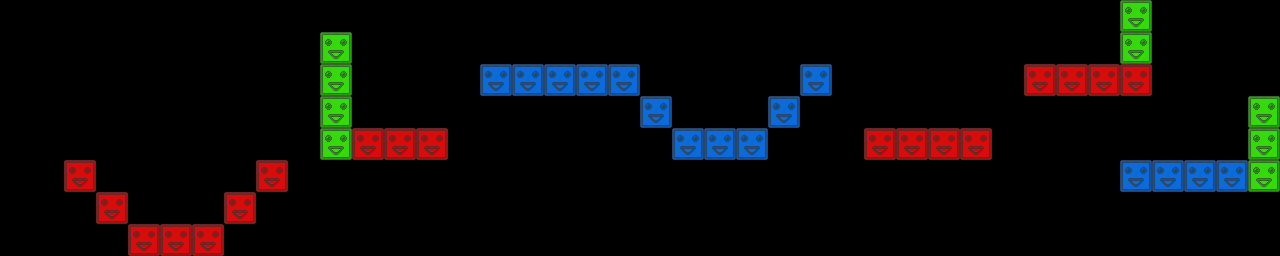

This is a level from a 2D game, rendered from its Tiled map with the project's own tilesets. A one-line summary and the map file follow, with tile-layer data summarised:
An orthogonal 40x8 tile map with 32x32 px tiles, 3 tile layers (red, green, blue) and 10 objects.

<map version="1.0" orientation="orthogonal" renderorder="right-down" width="40" height="8" tilewidth="32" tileheight="32">
 <tileset firstgid="1" name="blocks" tilewidth="32" tileheight="32">
  <image source="blocks.png" width="96" height="32" />
 </tileset>
 <layer name="red" width="40" height="8">
  <data>[320 cells, 18 non-empty, 1 distinct tile ids]</data>
 </layer>
 <layer name="green" width="40" height="8">
  <data>[320 cells, 9 non-empty, 1 distinct tile ids]</data>
 </layer>
 <layer name="blue" width="40" height="8">
  <data>[320 cells, 15 non-empty, 1 distinct tile ids]</data>
 </layer>
 <objectgroup name="crystals">
  <object x="429" y="62">
   <ellipse />
  </object>
  <object x="721" y="80">
   <ellipse />
  </object>
  <object x="943" y="110">
   <ellipse />
  </object>
  <object x="1085" y="43">
   <ellipse />
  </object>
  <object x="1219" y="150">
   <ellipse />
  </object>
  <object x="179" y="153">
   <ellipse />
  </object>
 </objectgroup>
 <objectgroup name="spikes">
  <object x="239" y="176">
   <ellipse />
  </object>
  <object x="559" y="12">
   <ellipse />
  </object>
  <object x="887" y="84">
   <ellipse />
  </object>
  <object x="1185" y="82">
   <ellipse />
  </object>
 </objectgroup>
</map>
